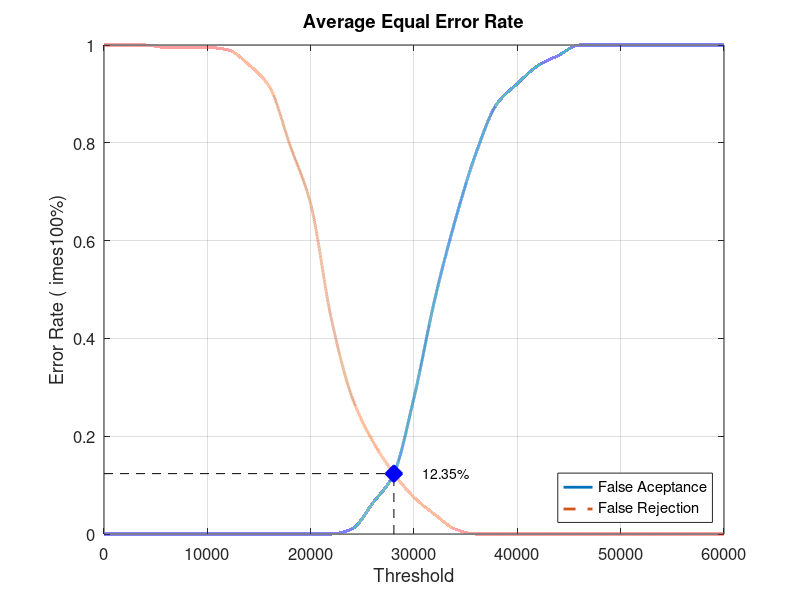
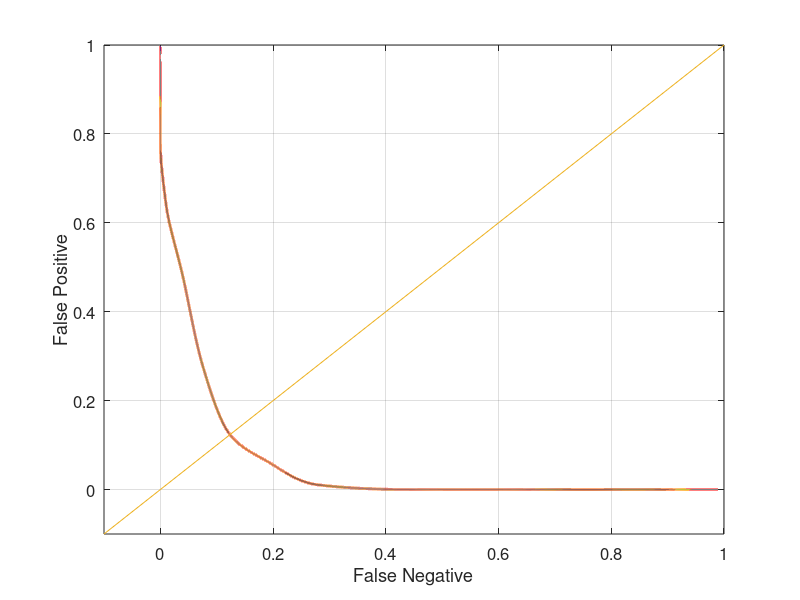

The MATLAB source for these figures, in order:
close all;
clear;
clc;
x = 0:2000:60000;
xq = 0:0.5:60000;

y0 = [0 0 0 0 0 0 0 0 0 0 0 0 0.0105263 0.0631579 0.121053 0.278947 0.478947 0.642105 0.778947 0.878947 0.921053 0.957895 0.978947 1 1 1 1 1 1 1 1]
yy0 = interp1(x, y0, xq, 'pchip');
y1 = [1 1 1 0.995 0.995 0.995 0.99 0.96 0.915 0.795 0.675 0.44 0.28 0.19 0.125 0.075 0.04 0.01 0 0 0 0 0 0 0 0 0 0 0 0 0]
yy1 = interp1(x, y1, xq, 'pchip');

% Calculating EER: 
y2 = abs(y0 - y1);
find(y2 == min(y2))
yy2 = abs(yy0 - yy1);
xEER = find(yy2 == min(yy2));
xEERIndex = xq(xEER) % X-axis EER
yEER = yy0(xEER) % Y-axis EER

main = figure
plot(xq, yy0,'-','LineWidth', 2);	hold on
plot(xq, yy1,'--','LineWidth', 2);	hold on
plot([xEERIndex xEERIndex], [0 yEER], 'k--');	hold on
plot([0 xEERIndex], [yEER yEER], 'k--');	hold on
plot(xEERIndex, yEER, 'bx', 'LineWidth', 10);	hold on
text(xEERIndex + 10 * xEERIndex / 100, yEER, [num2str(round((10000 * yEER)) / 100) '%'])
legend('False Aceptance', 'False Rejection', 'Location', 'SouthEast')
xlabel('Threshold')
ylabel('Error Rate (	imes100%)')
title('Average Equal Error Rate')
set(gca, 'FontSize', 12)
axis([0 60000 0 1])
grid on

print(main, 'Database5_3Main', '-dpng');
FNRxFPR = figure('Color', [1 1 1]);
plot(yy1, yy0, '-', yy1, yy0, 'LineWidth', 2);
hold on
y = -0.1:0.1:1
plot(y, y); 
set(gca, 'FontSize', 12)
xlabel('False Negative')
ylabel('False Positive')
axis([-0.1 1 -0.1 1])
set(gca, 'FontSize', 12)
grid on

print(FNRxFPR, 'Database5_3FNRxFPR','-dpng');
